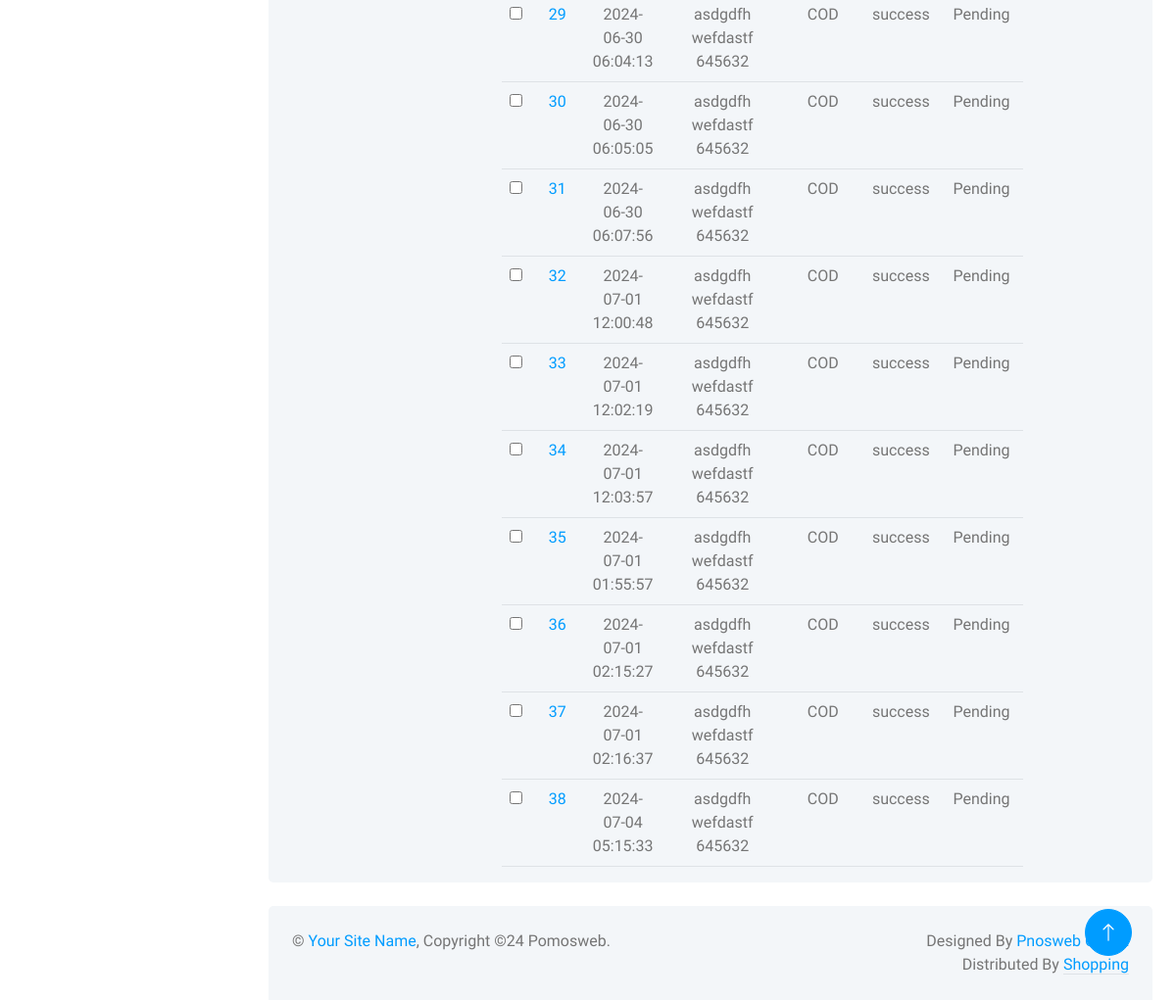
The page /admin/order.php (signed in, lower part) on the database as committed earlier.
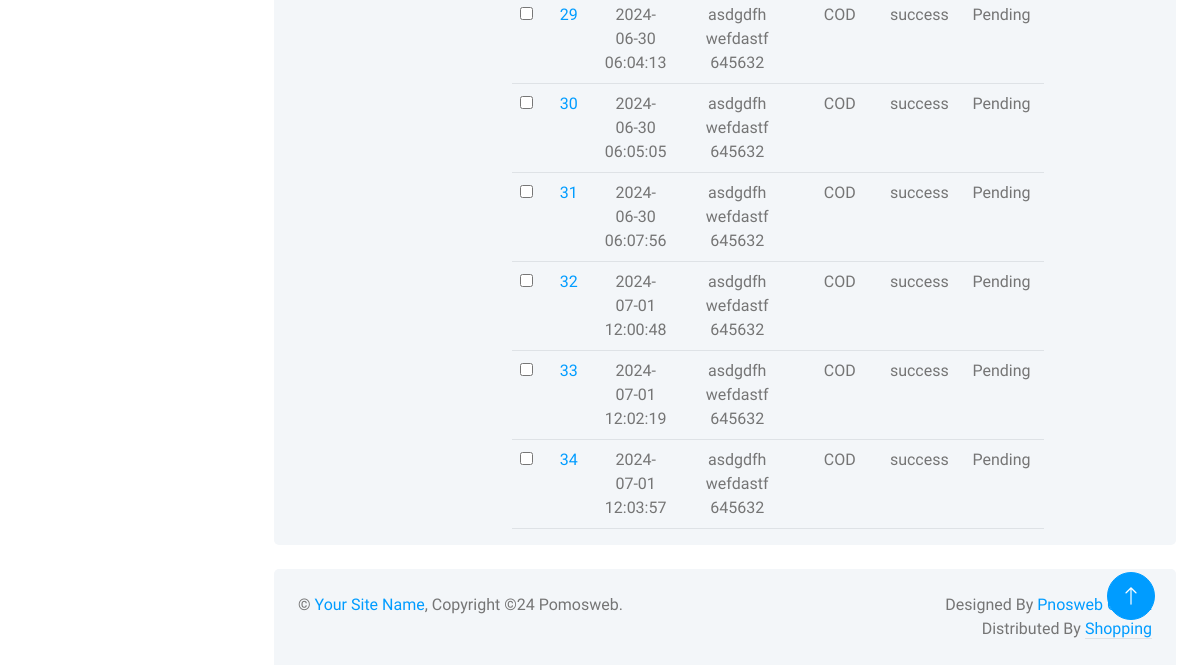
The same page on the database as committed later.
### tables this page shows
CREATE TABLE `order` (
  `id` int(111) NOT NULL,
  `user_id` int(255) NOT NULL,
  `address` varchar(555) NOT NULL,
  `city` varchar(555) NOT NULL,
  `pincode` int(11) NOT NULL,
  `payment_type` varchar(20) NOT NULL,
  `total_price` float NOT NULL,
  `payment_status` varchar(20) NOT NULL,
  `order_status` int(11) NOT NULL,
  `added_on` datetime NOT NULL,
  `txnid` varchar(50) NOT NULL,
  `milhpayid` varchar(50) NOT NULL,
  `payu_status` varchar(50) NOT NULL,
  `coupon_id` int(11) NOT NULL,
  `coupon_value` int(50) NOT NULL,
  `coupon_code` varchar(50) NOT NULL
);

CREATE TABLE `order_status` (
  `id` int(11) NOT NULL,
  `name` varchar(255) NOT NULL
);

### admin/order.php (the view, shortened to what this page needs)
<?php
include("./sideber.inc.php");
?>
<div class="content">
    <?php include("./top.inc.php") ?>
    <div class="container-fluid pt-4 px-4">
        <div class="row  bg-light rounded align-items-center justify-content-center mx-0">
            <div class="col-md-6 text-center">
                <form action="" method="post">
                    <table class="table">
                        <tbody>
                            <?php
                            $result = mysqli_query($con, "SELECT `order`.*,order_status.name AS order_status_str FROM
                                    `order`,order_status WHERE order_status.id=`order`.order_status");
                            while ($row = mysqli_fetch_assoc($result)) {
                            ?>
                                <tr>
                                    <th scope="row" class="table-data serial"><input type="checkbox" name="id[]" class="checkItem" id="" value='<?php echo $row["id"] ?>'></th>
                                    <td class="product-add-to-cart"><a href="./order_master.php?id=<?php echo $row['id'] ?>"><?php echo $row['id'] ?></a></td>
                                    <td class="product-add-to-cart"><?php echo $row['added_on'] ?></td>
                                    <td class="product-add-to-cart">
                                        <?php echo $row['address'] ?><br>
                                        <?php echo $row['city'] ?><br>
                                        <?php echo $row['pincode'] ?>
                                    </td>
                                    <td class="product-add-to-cart"><?php echo $row['payment_type'] ?></td>
                                    <td class="product-add-to-cart"><?php echo $row['payment_status'] ?></td>
                                    <td class="product-add-to-cart"><?php echo $row['order_status_str'] ?></td>
                                </tr>
                            <?php } ?>
                        </tbody>
                    </table>
                </form>
            </div>
        </div>
    </div>
    <?php include("./footer.inc.php") ?>

Rows that differ between the two databases and show on the page:
removed order: id "35", added_on "2024-07-01 01:55:57", address "asdgdfh", city "wefdastf", pincode "645632", payment_type "COD", payment_status "success", order_status.name "Pending"
removed order: id "36", added_on "2024-07-01 02:15:27", address "asdgdfh", city "wefdastf", pincode "645632", payment_type "COD", payment_status "success", order_status.name "Pending"
removed order: id "37", added_on "2024-07-01 02:16:37", address "asdgdfh", city "wefdastf", pincode "645632", payment_type "COD", payment_status "success", order_status.name "Pending"
removed order: id "38", added_on "2024-07-04 05:15:33", address "asdgdfh", city "wefdastf", pincode "645632", payment_type "COD", payment_status "success", order_status.name "Pending"
